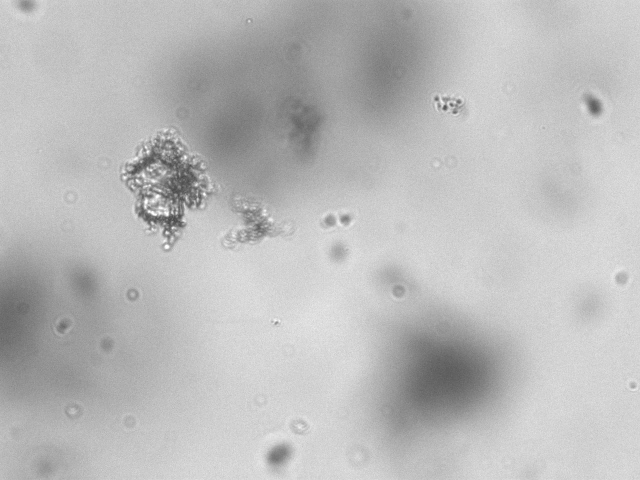
#> input picture legacy/openCV/flocs/Image 32427.jpg, 1280 x 960 px, found by its file name (shown at 1/2 size)
$ python demo.py
#> lines starting #> are read from the running program, lines starting #| are printed output that depends on the picture; after the words box and inside, x2 and y2 are one past the last pixel; in counts of white or black regions, pixels touching at a corner belong together
from skimage.measure import label, regionprops
from skimage.segmentation import clear_border
import cv2
import numpy as np
from matplotlib import pyplot as plt
import matplotlib.patches as mpatches

#img = cv2.imread('../images/flocs/Image 32419.jpg',0)
#img = cv2.imread('../images/flocs/Image 32406.jpg',0)
#img = cv2.imread('../images/flocs/Image 32379.jpg',0)
img = cv2.imread('../images/flocs/Image 32427.jpg',0)
#> img is the input picture: shape (960, 1280); min 63, max 255, mean 187
blur = cv2.GaussianBlur(img, (5,5), 10)

t2=cv2.adaptiveThreshold(blur, 255, cv2.ADAPTIVE_THRESH_GAUSSIAN_C,cv2.THRESH_BINARY_INV,9,7)
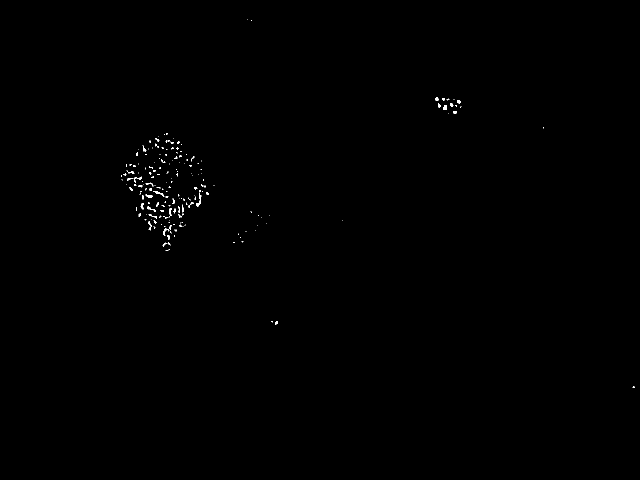
#> t2: shape (960, 1280) (shown at 1/2 size); 0.2% white in thin lines or dots, all inside (x1, y1, x2, y2) = (242, 39, 1270, 776)
retvel,t3=cv2.threshold(blur, 100, 255, cv2.THRESH_BINARY_INV)
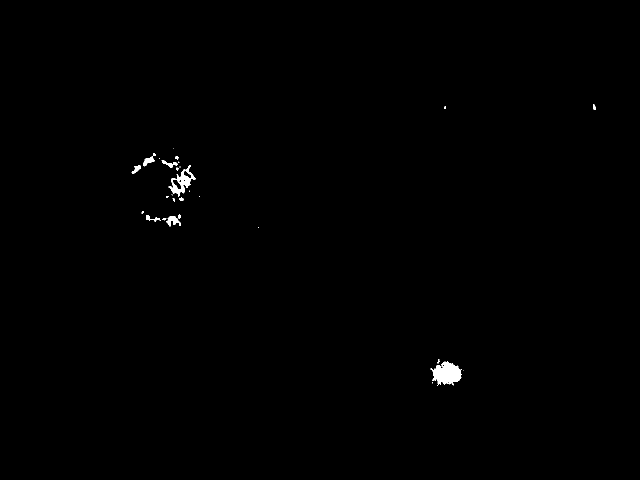
#> t3: shape (960, 1280) (shown at 1/2 size); 0.35% white; 33 white regions (20 under 20 px), largest, box (x1, y1, x2, y2) and area: (861, 723, 923, 771) 1888, (337, 330, 391, 393) 1073, (332, 432, 362, 453) 313

# [7 lines of commented-out code are left out]

kernel = np.ones((4,4),np.uint8)
dilation = cv2.dilate(t2,kernel,iterations = 2)
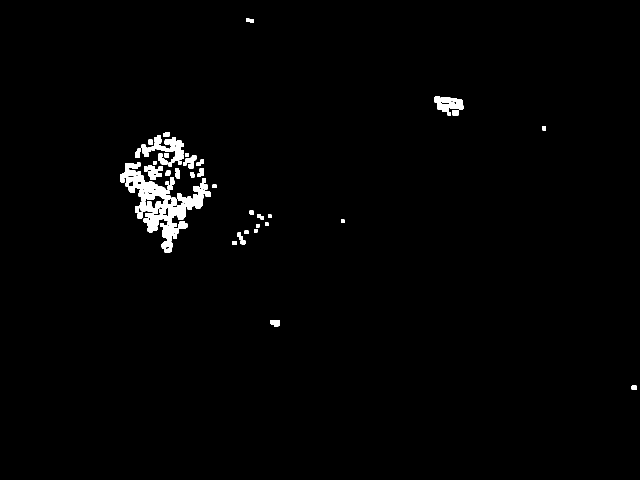
#> dilation: shape (960, 1280) (shown at 1/2 size); 1.4% white; 52 white regions, largest, box (x1, y1, x2, y2) and area: (287, 373, 422, 497) 5789, (240, 325, 341, 403) 3190, (868, 193, 927, 231) 1249

kernel = np.ones((4,4),np.uint8)
opened = cv2.morphologyEx(dilation, cv2.MORPH_OPEN, kernel)
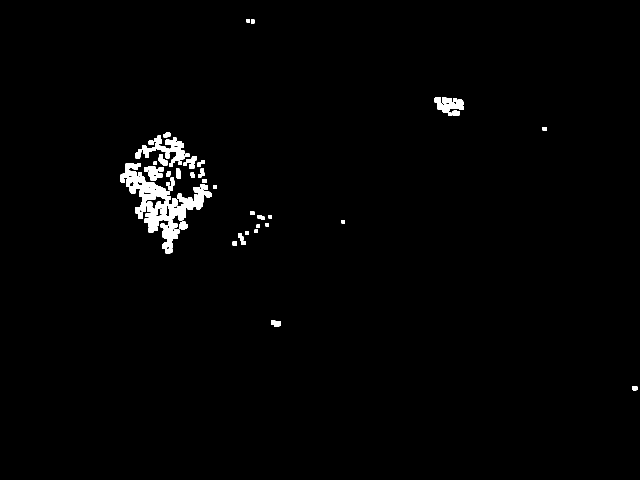
#> opened: shape (960, 1280) (shown at 1/2 size); 1.4% white; 52 white regions, largest, box (x1, y1, x2, y2) and area: (288, 374, 423, 498) 5789, (241, 326, 342, 404) 3190, (869, 194, 928, 232) 1249

kernel = np.ones((8,8),np.uint8)
closed = cv2.morphologyEx(opened, cv2.MORPH_CLOSE, kernel)
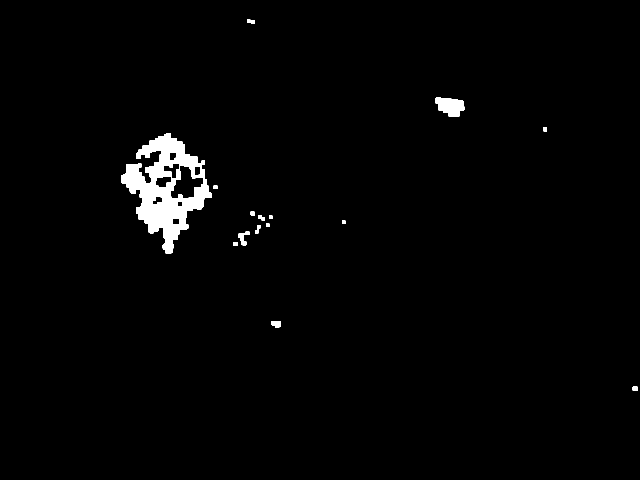
#> closed: shape (960, 1280) (shown at 1/2 size); 1.7% white; 15 white regions, largest, box (x1, y1, x2, y2) and area: (242, 266, 424, 508) 18048, (870, 195, 929, 233) 1617, (477, 463, 499, 491) 288

cleared = closed.copy()
cleared=clear_border(cleared)

kernel = np.ones((10,10),np.uint8)
opened_2 = cv2.morphologyEx(cleared, cv2.MORPH_OPEN, kernel)
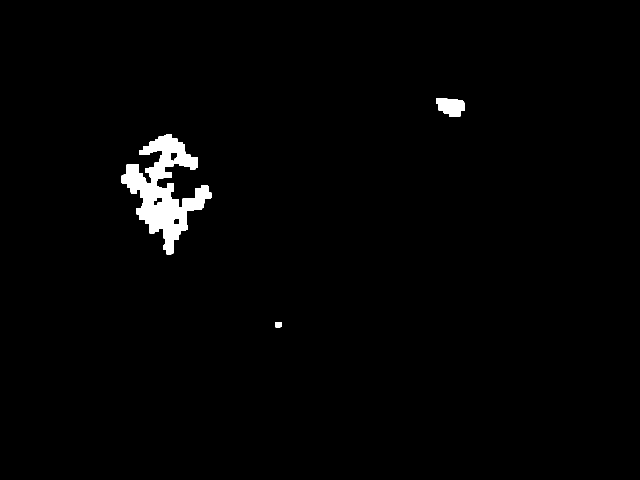
#> opened_2: shape (960, 1280) (shown at 1/2 size); 1.5% white; 3 white regions, box (x1, y1, x2, y2) and area: (243, 268, 423, 509) 16671, (872, 196, 929, 234) 1601, (551, 644, 563, 655) 130

labels=label(opened_2, connectivity = 2)
#> labels: shape (960, 1280) int64; 4 distinct labels, from 0 to 3

area=[]
print('regions number:',labels.max())
#| regions number: 3
# The properities of images
for region in regionprops(labels):
    area.append(region.area)
#> this loop made 3 passes
#> after the loop, area = [1601, 16671, 130]

print(area)
#| [1601.0, 16671.0, 130.0]
# [10 lines of commented-out code are left out]
plt.subplot(221), plt.imshow(cv2.cvtColor(img, cv2.COLOR_GRAY2RGB)), plt.title('Original')
plt.xticks([]), plt.yticks([])
plt.subplot(222), plt.imshow(cv2.cvtColor(closed, cv2.COLOR_GRAY2RGB)), plt.title('Closing')
plt.xticks([]), plt.yticks([])
plt.subplot(223), plt.imshow(cv2.cvtColor(opened_2, cv2.COLOR_GRAY2RGB)), plt.title('Border floc removal')
plt.xticks([]), plt.yticks([])

plt.show()
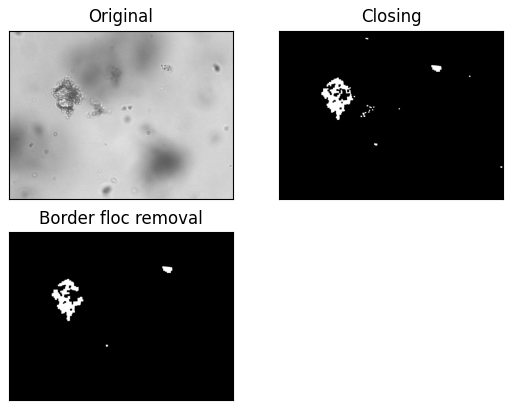
#> figure drawn by matplotlib, 3 panels

$ run again, with legacy/openCV/flocs/Image 32341.jpg copied over legacy/openCV/flocs/Image 32427.jpg
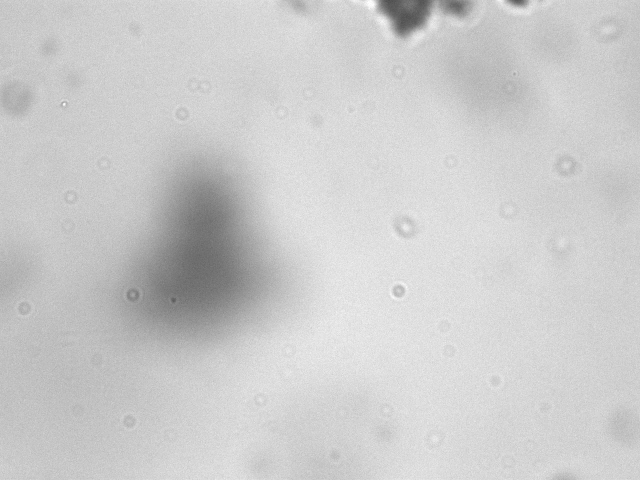
#> input picture legacy/openCV/flocs/Image 32341.jpg, 1280 x 960 px, found by its file name (shown at 1/2 size)
#> img is the input picture: shape (960, 1280); min 74, max 255, mean 203.3
#> `t2=cv2.adaptiveThreshold(blur, 255, cv2.ADAPTIVE_THRESH_GAUSSIAN_C,cv2..`:
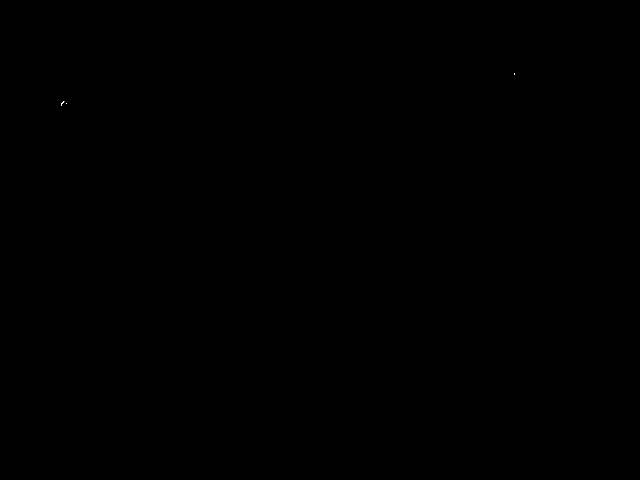
#> t2: shape (960, 1280) (shown at 1/2 size); 0% white in thin lines or dots, all inside (x1, y1, x2, y2) = (122, 146, 1030, 212)
#> t3: shape (960, 1280); 0.2% white; 3 white regions (1 under 20 px), largest, box (x1, y1, x2, y2) and area: (767, 0, 855, 57) 2400, (1031, 0, 1040, 3) 23
#> dilation: shape (960, 1280); 0.02% white; 2 white regions, box (x1, y1, x2, y2) and area: (120, 201, 138, 216) 196, (1026, 144, 1034, 154) 79
#> opened: shape (960, 1280); 0.02% white; 2 white regions, box (x1, y1, x2, y2) and area: (121, 202, 139, 217) 196, (1027, 145, 1035, 155) 79
#> closed: shape (960, 1280); 0.02% white; 2 white regions, box (x1, y1, x2, y2) and area: (122, 203, 140, 218) 201, (1028, 146, 1036, 156) 79
#> opened_2: shape (960, 1280); 0.01% white; 1 white region, box (x1, y1, x2, y2) and area: (126, 205, 136, 215) 100
#| regions number: 1
#> the loop `for region in regionprops(labels):` made 1 pass
#> after the loop `for region in regionprops(labels):`: area = [100]
#| [100.0]
#> `plt.show()`:
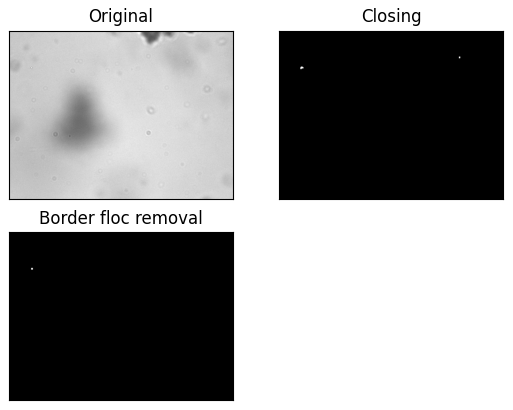
#> figure drawn by matplotlib, 3 panels

$ run again, with legacy/openCV/flocs/Image 32342.jpg copied over legacy/openCV/flocs/Image 32427.jpg
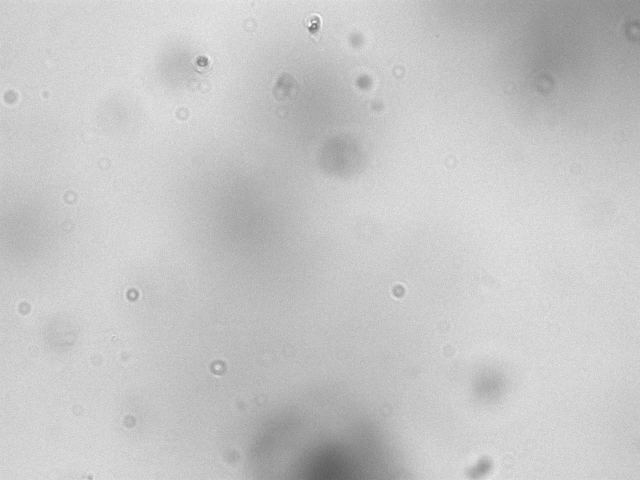
#> input picture legacy/openCV/flocs/Image 32342.jpg, 1280 x 960 px, found by its file name (shown at 1/2 size)
#> img is the input picture: shape (960, 1280); min 84, max 255, mean 198
#> `t2=cv2.adaptiveThreshold(blur, 255, cv2.ADAPTIVE_THRESH_GAUSSIAN_C,cv2..`:
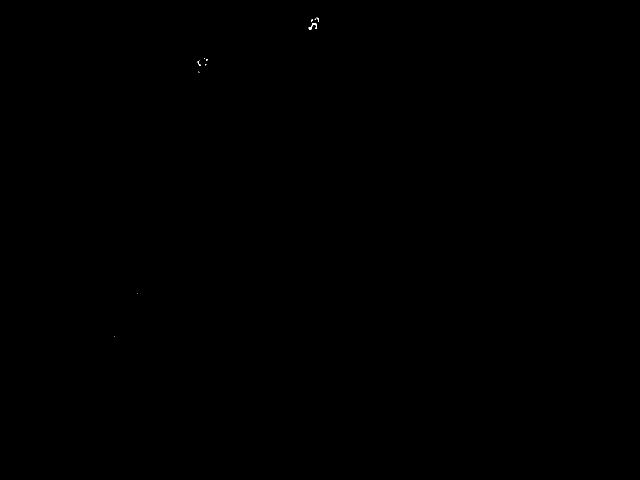
#> t2: shape (960, 1280) (shown at 1/2 size); 0.01% white in thin lines or dots, all inside (x1, y1, x2, y2) = (228, 35, 638, 674)
#> t3: shape (960, 1280); 0.05% white; 6 white regions (5 under 20 px), largest, box (x1, y1, x2, y2) and area: (639, 934, 678, 960) 576
#> dilation: shape (960, 1280); 0.09% white; 6 white regions, box (x1, y1, x2, y2) and area: (615, 33, 642, 64) 594, (406, 114, 419, 135) 204, (393, 118, 406, 136) 185, (395, 141, 403, 149) 63, (272, 585, 279, 592) 49, (226, 671, 233, 678) 49
#> opened: shape (960, 1280); 0.09% white; 6 white regions, box (x1, y1, x2, y2) and area: (616, 34, 643, 65) 594, (407, 115, 420, 136) 204, (394, 119, 407, 137) 185, (396, 142, 404, 150) 63, (273, 586, 280, 593) 49, (227, 672, 234, 679) 49
#> closed: shape (960, 1280); 0.1% white; 4 white regions, box (x1, y1, x2, y2) and area: (617, 35, 644, 66) 602, (395, 116, 421, 151) 548, (274, 587, 281, 594) 49, (228, 673, 235, 680) 49
#> opened_2: shape (960, 1280); 0.08% white; 2 white regions, box (x1, y1, x2, y2) and area: (620, 37, 645, 66) 569, (397, 119, 421, 138) 407
#> labels: shape (960, 1280) int64; 3 distinct labels, from 0 to 2
#| regions number: 2
#> the loop `for region in regionprops(labels):` made 2 passes
#> after the loop `for region in regionprops(labels):`: area = [569, 407]
#| [569.0, 407.0]
#> `plt.show()`:
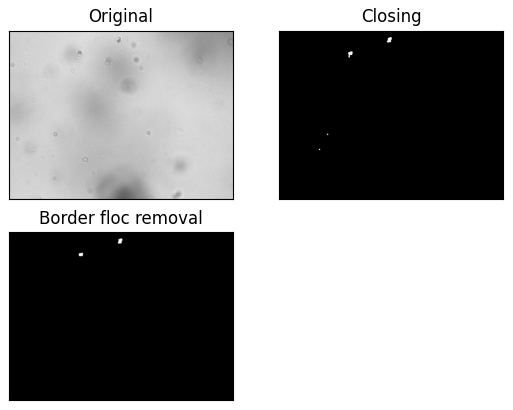
#> figure drawn by matplotlib, 3 panels

$ run again, with legacy/openCV/flocs/Image 32349.jpg copied over legacy/openCV/flocs/Image 32427.jpg
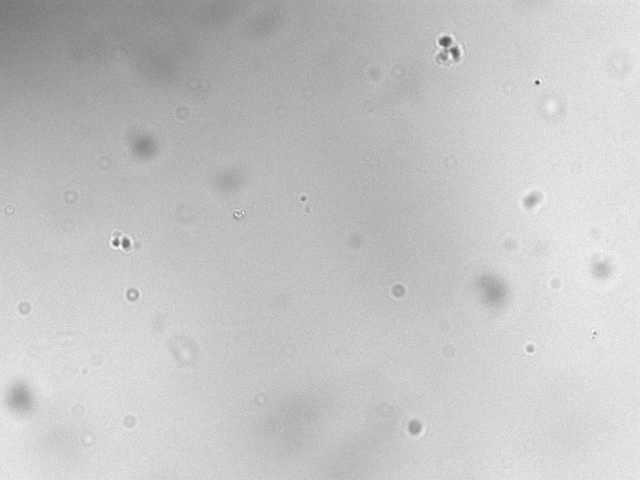
#> input picture legacy/openCV/flocs/Image 32349.jpg, 1280 x 960 px, found by its file name (shown at 1/2 size)
#> img is the input picture: shape (960, 1280); min 66, max 255, mean 196.5
#> t2: shape (960, 1280); 0.03% white; 26 white regions (20 under 20 px), largest, box (x1, y1, x2, y2) and area: (226, 483, 237, 493) 65, (1070, 161, 1080, 169) 53, (246, 488, 251, 495) 26, (1187, 662, 1192, 669) 26, (603, 395, 609, 401) 25, (879, 82, 884, 89) 22
#> t3: shape (960, 1280); 0.01% white; 4 white regions (2 under 20 px), largest, box (x1, y1, x2, y2) and area: (885, 77, 896, 91) 106, (905, 100, 912, 108) 43
#> dilation: shape (960, 1280); 0.2% white; 14 white regions, largest, box (x1, y1, x2, y2) and area: (224, 475, 263, 504) 641, (877, 74, 904, 96) 407, (465, 422, 482, 441) 249
#> opened: shape (960, 1280); 0.2% white; 14 white regions, largest, box (x1, y1, x2, y2) and area: (225, 476, 264, 505) 641, (878, 75, 905, 97) 407, (466, 423, 483, 442) 249
#> closed: shape (960, 1280); 0.23% white; 9 white regions, largest, box (x1, y1, x2, y2) and area: (879, 76, 917, 126) 872, (226, 467, 265, 506) 828, (467, 424, 492, 443) 313
#> opened_2: shape (960, 1280); 0.16% white; 6 white regions, box (x1, y1, x2, y2) and area: (880, 78, 914, 112) 702, (228, 478, 264, 502) 683, (469, 425, 485, 443) 241, (1072, 163, 1086, 176) 174, (1189, 665, 1199, 676) 110, (605, 398, 615, 408) 100
#> labels: shape (960, 1280) int64; 7 distinct labels, from 0 to 6
#| regions number: 6
#> the loop `for region in regionprops(labels):` made 6 passes
#> after the loop `for region in regionprops(labels):`: area = [702, 174, 100, 241, 683, 110]
#| [702.0, 174.0, 100.0, 241.0, 683.0, 110.0]
#> `plt.show()`:
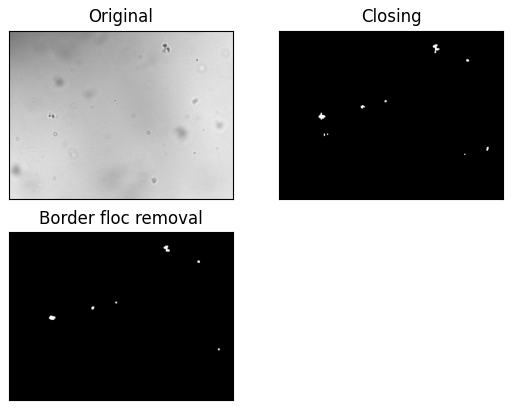
#> figure drawn by matplotlib, 3 panels
